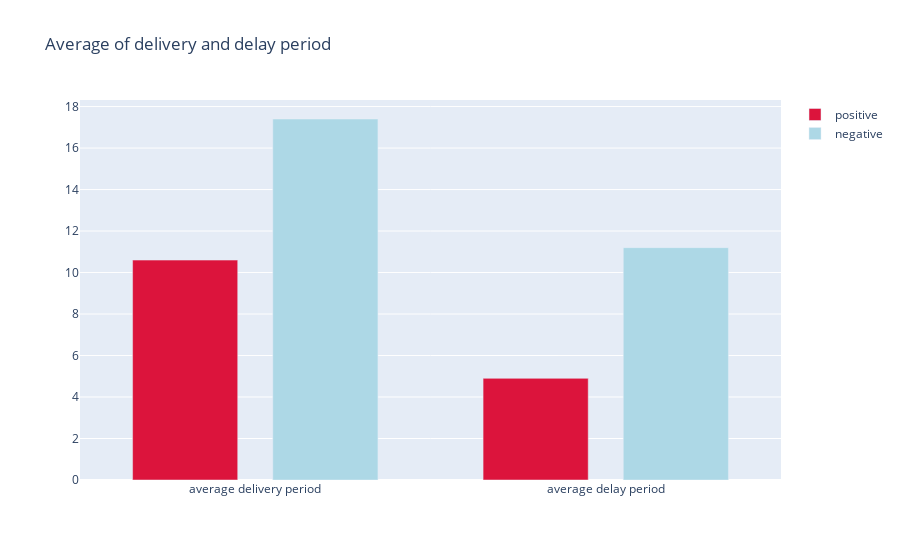

Write notebook code for a chart like this one.
### Markdown cell above
### 3. 시각화

### Code cell
import plotly.graph_objects as go

time_of_ = ['average delivery period','average delay period']

fig = go.Figure()
fig.add_trace(go.Bar(x=time_of_, y=[10.6,4.9],
                base=0,
                marker_color='crimson',
                width=0.3,
                name='positive'))
fig.add_trace(go.Bar(x=time_of_, y=[17.4,11.2],
                base=0,
                marker_color='lightblue',
                width=0.3,
                name='negative'
                ))

fig.update_layout(
    title_text="Average of delivery and delay period")


fig.show()

### Figure 1 — Plotly figure (JSON) as saved in the notebook; plotly's stock layout.template omitted (floating-point values rounded to 4 significant figures)
{"data": [{"base": 0, "marker": {"color": "crimson"}, "name": "positive", "type": "bar", "width": 0.3, "x": ["average delivery period", "average delay period"], "y": [10.6, 4.9]}, {"base": 0, "marker": {"color": "lightblue"}, "name": "negative", "type": "bar", "width": 0.3, "x": ["average delivery period", "average delay period"], "y": [17.4, 11.2]}], "layout": {"title": {"text": "Average of delivery and delay period"}}}
